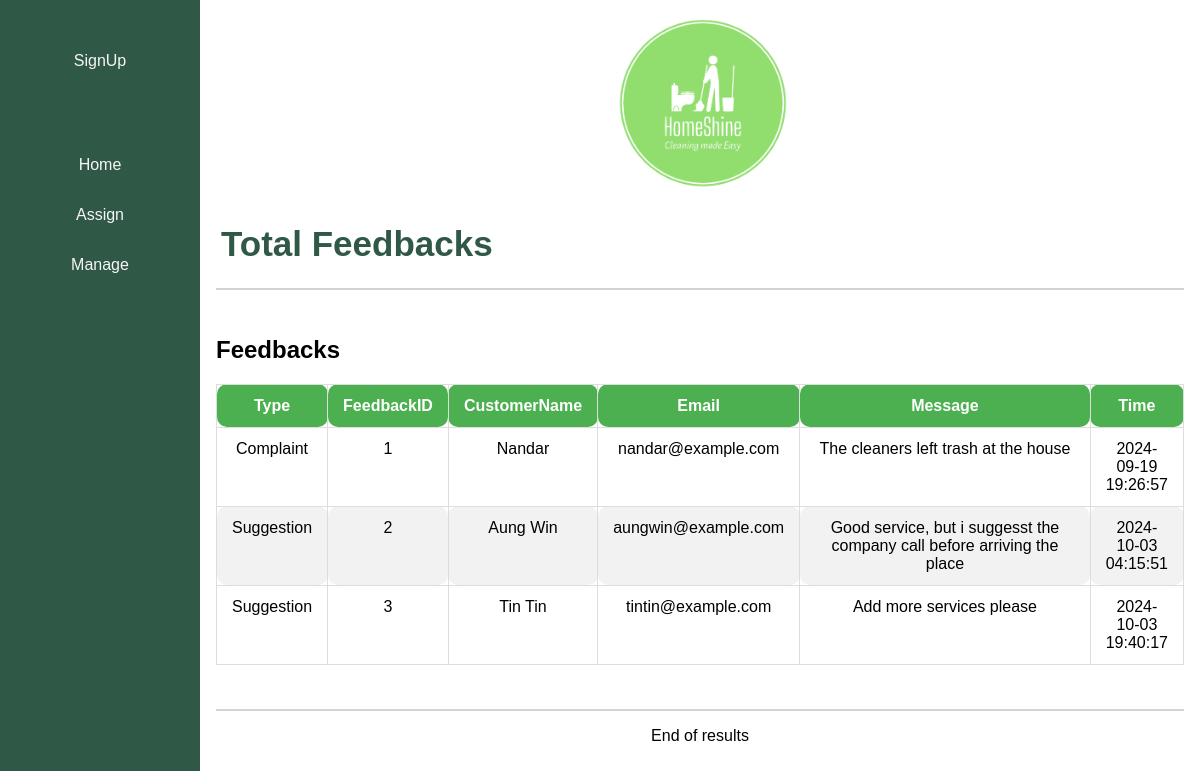
/MagFeedback.php, run on the app's committed database.
### tables this page shows
CREATE TABLE `feedback` (
  `FeedbackID` int(11) NOT NULL,
  `CustomerID` int(11) DEFAULT NULL,
  `FeedbackType` varchar(50) DEFAULT NULL,
  `Message` text DEFAULT NULL,
  `FeedbackTime` timestamp NOT NULL DEFAULT current_timestamp()
);

CREATE TABLE `customer` (
  `CustomerID` int(11) NOT NULL,
  `CustomerName` varchar(50) NOT NULL,
  `CustomerPassword` varchar(100) NOT NULL,
  `CustomerEmail` varchar(50) NOT NULL,
  `CustomerPhone` varchar(20) NOT NULL,
  `CustomerDOB` varchar(30) NOT NULL
);

### MagFeedback.php (the view, shortened to what this page needs)
<?php
$status = isset($_GET['Type']) ? $_GET['Type'] : 'Total';
include("ConnectDB.php");
if ($status == "Total")
{
    $query = "SELECT feedback.FeedbackType,feedback.FeedbackID, customer.CustomerName,
    customer.CustomerEmail, feedback.Message, feedback.FeedbackTime
    From feedback,customer
    WHERE feedback.CustomerID = customer.CustomerID";
}
else
{
    $query = "SELECT feedback.FeedbackType,feedback.FeedbackID, customer.CustomerName,
    customer.CustomerEmail, feedback.Message, feedback.FeedbackTime
    From feedback,customer
    WHERE feedback.CustomerID = customer.CustomerID
    AND  feedback.FeedbackType = '$status'";
}
$result = $connection->query($query);
?>
<html lang="en">
<head>
    <link rel="stylesheet" type="text/css" href="Style.css">
</head>
<body>
<?php include('Anavbar.php'); ?>
<div class="content">
 <center>
 <div class="Adminbanner">
<img src="img/bannertrans.png" alt="">
 </div>
 </center>
<h1><?php echo $status;?> Feedbacks</h1>
<hr>
<br>
<h2>Feedbacks</h2>
<div class="admintable">
<table border="1">
    <thead>
        <tr>
            <th>Type</th>
            <th>FeedbackID</th>
            <th>CustomerName</th>
            <th>Email</th>
            <th style="width:400px;">Message</th>
            <th>Time</th>
        </tr>
    </thead>
    <tbody>
        <?php while($row = $result->fetch_assoc()) { ?>
            <tr>
                <td><?php echo $row['FeedbackType']; ?></td>
                <td><?php echo $row['FeedbackID']; ?></td>
                <td><?php echo $row['CustomerName']; ?></td>
                <td><?php echo $row['CustomerEmail']; ?></td>
                <td><?php echo $row['Message']; ?></td>
                <td><?php echo $row['FeedbackTime']; ?></td>
        <?php } ?>
    </tbody>
</table>
<br>
<br>
<hr>
<center><p>End of results</p></center>
</div>
</div>
</body>
</html>

### Style.css (style rules this page uses)
body { font-family: Arial, sans-serif; margin: 0; padding: 0; display: flex; }
div.content { margin-left: 200px; padding: 1px 16px; height: 1000px; }
h1 { color: #2F5846; padding-left: 5px; font-size: 35px; font-weight: bold; }
th, td { border: 2px solid black; border-radius: 10px; padding: 15px; text-align: center; border: 1px solid #ddd; padding-left: 20px; align-content: baseline; justify-content: baseline; }
hr { border: 1px solid lightgrey; }
.Adminbanner { display: grid; width: 150px; height: 200px; align-content: center; justify-content: center; }
.Adminbanner img { width: 200px; }
.admintable table { width: 100%; border-collapse: collapse; font-size: 16px; text-align: left; margin-top: 20px; }
.admintable table thead tr { background-color: #4CAF50; color: white; text-align: left; }
.admintable table th, .admintable table td { padding: 12px 15px; border-bottom: 1px solid #ddd; }
.admintable table tbody tr:nth-child(even) { background-color: #f2f2f2; }

### data on the page
feedback: FeedbackType "Complaint", FeedbackID "1", CustomerID.CustomerName "Nandar", CustomerID.CustomerEmail "nandar@example.com", Message "The cleaners left trash at the house", FeedbackTime "2024-09-19 19:26:57"
feedback: FeedbackType "Suggestion", FeedbackID "2", CustomerID.CustomerName "Aung Win", CustomerID.CustomerEmail "aungwin@example.com", Message "Good service, but i suggesst the company call before arriving the place", FeedbackTime "2024-10-03 04:15:51"
feedback: FeedbackType "Suggestion", FeedbackID "3", CustomerID.CustomerName "Tin Tin", CustomerID.CustomerEmail "tintin@example.com", Message "Add more services please", FeedbackTime "2024-10-03 19:40:17"

### other printed values
$status "Total"
